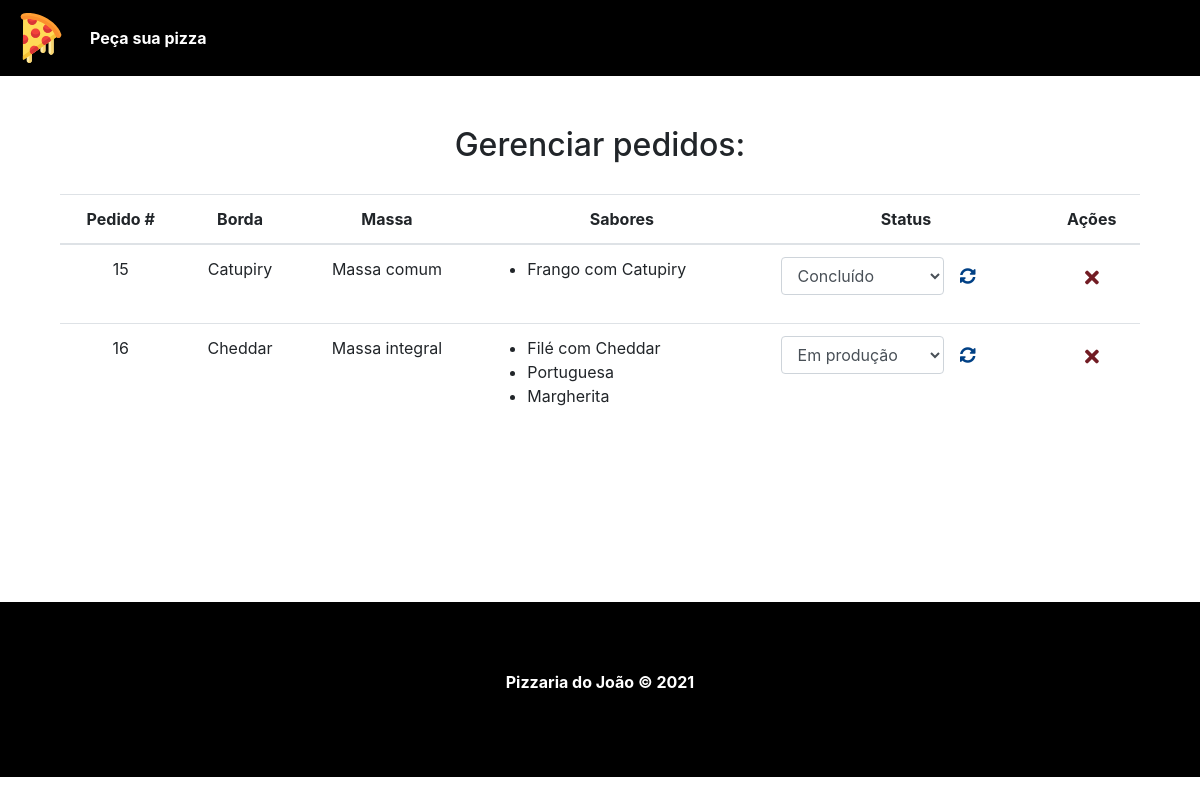
Page /dashboard.php on the committed database.
### tables this page shows
CREATE TABLE `bordas` (
  `id` int NOT NULL AUTO_INCREMENT,
  `tipo` varchar(100) DEFAULT NULL,
  PRIMARY KEY (`id`)
);

CREATE TABLE `status` (
  `id` int NOT NULL AUTO_INCREMENT,
  `tipo` varchar(100) DEFAULT NULL,
  PRIMARY KEY (`id`)
);

### process/orders.php (called while the page is built, shortened)
<?php
include_once("conn.php");
$method = $_SERVER["REQUEST_METHOD"];
if ($method === "GET") {
    $pedidosQuery = $conn->query("SELECT * FROM pedidos;");
    $pedidos = $pedidosQuery->fetchAll();
    $pizzas = [];
    foreach ($pedidos as $pedido) {
        $pizza = [];
        $pizza["id"] = $pedido["pizza_id"];
        $pizzaQuery = $conn->prepare("SELECT * FROM pizzas WHERE id = :pizza_id");
        $pizzaQuery->bindParam(":pizza_id", $pizza["id"]);
        $pizzaQuery->execute();
        $pizzaData = $pizzaQuery->fetch(PDO::FETCH_ASSOC);
        $bordaQuery = $conn->prepare("SELECT * FROM bordas WHERE id = :borda_id");
        $bordaQuery->bindParam(":borda_id", $pizzaData["borda_id"]);
        $bordaQuery->execute();
    }
    $statusQuery = $conn->query("SELECT * FROM status;");
    $status = $statusQuery->fetchAll();
} else if ($method === "POST") {
    $type = $_POST["type"];
    if ($type === "delete") {
        $pizzaId = $_POST["id"];
        $deleteQuery = $conn->prepare("DELETE FROM pedidos WHERE pizza_id = :pizza_id;");
        $deleteQuery->bindParam(":pizza_id", $pizzaId, PDO::PARAM_INT);
        $deleteQuery->execute();
        $_SESSION["msg"] = "Pedido removido com sucesso!";
        $_SESSION["status"] = "success";
    } else if ($type === "update") {
        $pizzaId = $_POST["id"];
        $statusId = $_POST["status"];
        $updateQuery = $conn->prepare("UPDATE pedidos SET status_id = :status_id WHERE pizza_id = :pizza_id");
        $updateQuery->bindParam(":pizza_id", $pizzaId, PDO::PARAM_INT);
        $updateQuery->bindParam(":status_id", $statusId, PDO::PARAM_INT);
        $updateQuery->execute();
        $_SESSION["msg"] = "Pedido atualizado com sucesso!";
        $_SESSION["status"] = "success";
    }
    header("Location: ../dashboard.php");
}
?>

### dashboard.php (the view, shortened to what this page needs)
<?php
include_once("templates/header.php");
include_once("process/orders.php");
?>
<div id="main-container">
    <div class="container">
        <div class="row">
            <div class="col-md-12">
                <h2>Gerenciar pedidos:</h2>
            </div>
            <div class="col-md-12 table-container">
                <table class="table">
                    <thead>
                        <tr>
                            <th scope="col"><span>Pedido</span> #</th>
                            <th scope="col">Borda</th>
                            <th scope="col">Massa</th>
                            <th scope="col">Sabores</th>
                            <th scope="col">Status</th>
                            <th scope="col">Ações</th>
                        </tr>
                    </thead>
                    <tbody>
                        <?php foreach ($pizzas as $pizza): ?>
                            <tr>
                                <td>
                                    <?= $pizza["id"] ?>
                                </td>
                                <td>
                                    <?= $pizza["borda"] ?>
                                </td>
                                <td>
                                    <?= $pizza["massa"] ?>
                                </td>
                                <td>
                                    <ul>
                                        <?php foreach ($pizza["sabores"] as $sabor): ?>
                                            <li>
                                                <?= $sabor; ?>
                                            </li>
                                        <?php endforeach; ?>
                                    </ul>
                                </td>
                                <td>
                                    <form action="process/orders.php" method="POST" class="form-group update-form">
                                        <select name="status" class="form-control status-input">
                                            <?php foreach ($status as $s): ?>
                                                <option value="<?= $s["id"] ?>" <?php echo ($s["id"] == $pizza["status"]) ? "selected" : ""; ?>><?= $s["tipo"] ?></option>
                                            <?php endforeach; ?>
                                        </select>
                                        <button type="submit" class="update-btn">
                                            <i class="fas fa-sync-alt"></i>
                                        </button>
                                    </form>
                                </td>
                                <td>
                                    <form action="process/orders.php" method="POST">
                                        <button type="submit" class="delete-btn">
                                            <i class="fas fa-times"></i>
                                        </button>
                                    </form>
                                </td>
                            </tr>
                        <?php endforeach; ?>
                    </tbody>
                </table>
            </div>
        </div>
    </div>
</div>
<?php
include_once("templates/footer.php");
?>

### templates/header.php (shortened to what this page needs)
<!DOCTYPE html>
<html lang="en">
<head>
    <link rel="stylesheet" href="https://cdn.jsdelivr.net/npm/bootstrap@4.6.0/dist/css/bootstrap.min.css"
>
    <link rel="stylesheet" href="https://cdnjs.cloudflare.com/ajax/libs/font-awesome/5.15.3/css/all.min.css"
 />
    <link rel="stylesheet" href="css/styles.css">
</head>
<body>
    <header>
        <nav class="navbar navbar-expand-lg">
            <a href="index.php" class="navbar-brand">
                <img src="img/pizza.svg" alt="Pizzaria do João" id="brand-logo">
            </a>
            <div class="collapse navbar-collapse" id="navbarNav">
                <ul class="navbar-nav">
                    <li class="nav-item active">
                        <a href="index.php" class="nav-link">Peça sua pizza</a>
                    </li>
                </ul>
            </div>
        </nav>
    </header>

### templates/footer.php (shortened to what this page needs)
<footer>
    <p>Pizzaria do João &copy; 2021</p>
</footer>
</body>
</html>

### css/styles.css (style rules this page uses)
html, body { height: 100%; }
#brand-logo { width: 50px; }
.navbar.navbar-expand-lg { background-color: #000; font-weight: bold; }
.navbar.navbar-expand-lg a { color: #fff; }
#main-container { margin-bottom: 100px; padding: 50px 0; text-align: center; min-height: 50%; }
#main-container h2 { margin-bottom: 30px; }
.row { margin: 0; }
.delete-btn, .update-btn { border: none; background-color: transparent; }
.delete-btn { padding-top: 10px; }
.delete-btn i { color: #721c24; font-size: 20px; }
.update-btn { margin-left: 10px; }
.update-btn i { color: #004085; }
.update-form { display: flex; flex-direction: row; }
.status-input { width: 65%; }
.table ul { text-align: left; }
footer { position: relative; width: 100%; height: 175px; background-color: #000; color: #fff; display: flex; align-items: center; justify-content: center; font-weight: bold; }

### rows in the picture
bordas: id "16", tipo "Cheddar", massa "Massa integral", sabor "Filé com Cheddar", sabor "Portuguesa", sabor "Margherita", status "Em produção"

### other values in the picture
$pizza["id"] "15"
$pizza["borda"] "Catupiry"
$pizza["massa"] "Massa comum"
$sabor "Frango com Catupiry"
form field status "Concluído"
